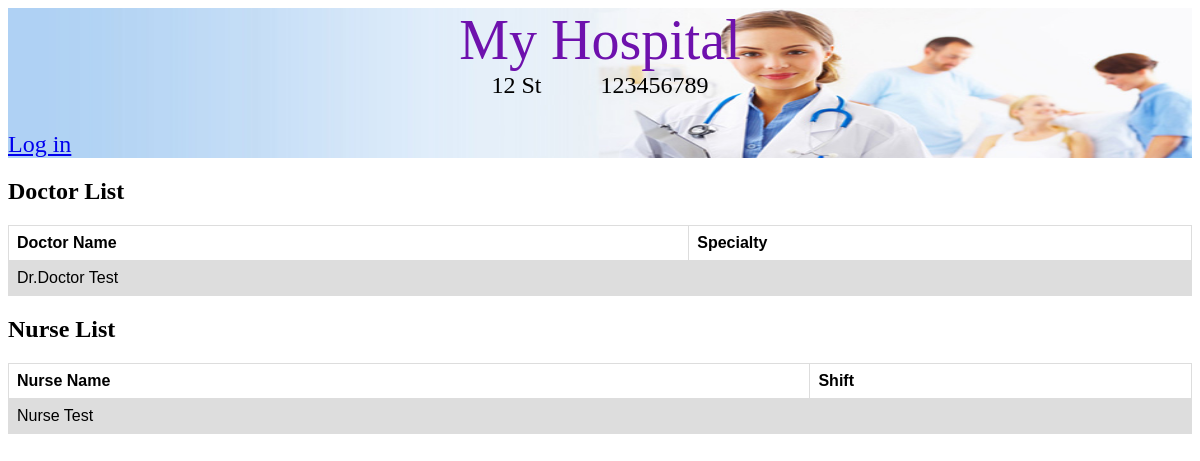
Page /staff/ on the committed database.
### hospital/models.py (models this page shows, shortened)
class Hospital(models.Model):
    name = models.CharField(max_length=50)
    address = models.CharField(max_length=100)
    phone_number = models.CharField(max_length=10)
    patient_rooms = models.ManyToManyField(PatientRoom, symmetrical=False)
    surgery_rooms = models.ManyToManyField(SurgeryRoom, symmetrical=False)
    patients = models.ManyToManyField(Patient, symmetrical=False)
    doctors = models.ManyToManyField(Doctors, symmetrical=False)
    nurses = models.ManyToManyField(Nurses, symmetrical=False)

### Person/models.py (models this page shows)
class Employee(Persons):
    shift = models.CharField(max_length=200, default='', blank=True)
    jobDesc = models.CharField(max_length=200, default='', blank=True)
    salary = models.DecimalField(max_digits=7, decimal_places=0, default=Decimal('0.00'))
    class Meta:
        abstract=True

class Doctors(Employee):
    specialty = models.CharField(max_length=200, default='', blank=True)

class Nurses(Employee):
    specialty = models.CharField(max_length=200, default='', blank=True)

### Person/views.py (the view)
# urls.py: url(r'^staff/$', views.listStaff, name='staff_list'),
def listStaff(request):
	hospital=get_object_or_404(Hospital, id=1)
	nursesList=hospital.nurses.all()
	doctorsList=hospital.doctors.all()
	print(doctorsList)
	print(nursesList)
	return render(request, 'Staff.html',{'doctorsList':doctorsList, 'nursesList':nursesList, 'hospital':hospital})

### Person/models.py (called while the page is built)
    def __str__(self):
        return self.firstName+ " "+ self.lastName

### Person/templates/Staff.html (shortened to what this page needs)
{% extends "base.html" %}
{% block header %}
<div class="container_header">
    {% if hospital is not None %}
        <div class="container_hospital_info">
            <div class="hospital_title"><a class="hospital_title_text" href="{% url 'hospital:home' %}">{{ hospital.name }}</a></div>
            <div class="hospital_info">
                <div>{{ hospital.address }}</div>
                <div class="padding"></div>
                <div>{{ hospital.phone_number }}</div>
            </div>
        </div>
    {% else %}
        <a href="/" class="logo">My Hospital</a>
    {% endif %}
    <div class="container_user_info">
        {% if user.is_authenticated %}
            <div class="user_name_info">Hello, {{user.username}}</div>
            <div><a class="log_out" href="{% url 'accounts:logout' %}">Log out</a></div>
        {% else %}
            <a href="{% url 'accounts:login' %}">Log in</a>
        {% endif %}
    </div>
</div>
{% endblock %}
{% block content %}
    <div class="container_doctor">
        <h2 class="Doctor List">Doctor List</h2>
        <table>
            <tr>
                <th class="doctor_name_table_header">Doctor Name</th>
                <th class="doctor_specialty_table_header">Specialty</th>
            </tr>
        {%for dr in doctorsList%}
            <tr class="table_row_doctor">
                <td>Dr.{{dr.firstName}} {{dr.lastName}} </td>
                <td>{{dr.specialty}}</td>
            </tr>
        {%endfor%}
        </table>
    </div>
        <h2 class="Nurse  List">Nurse List</h2>
        <table>
            <tr>
                <th class="nurse_name_table_header">Nurse Name</th>
                <th class="nurse_shift_table_header">Shift</th>
            </tr>
        {%for nr in nursesList%}
                <tr class="table_row_nurse">
                    <td>{{nr.firstName}} {{nr.lastName}}</td>
                    <td>{{nr.shift}}</td>
                </tr>
        {%endfor%}
        </table>
    </div>
{% endblock %}

### hospital/static/css/hospital.css (style rules this page uses)
table { font-family: arial, sans-serif; border-collapse: collapse; width: 100%; }
td, th { border: 1px solid #dddddd; text-align: left; padding: 8px; }
tr:nth-child(even) { background-color: #dddddd; }
.table_row_not_available, .table_row_available, .padding { width: 5%; }
.container_user_info, .hospital_info { display: flex; flex-direction: row; justify-content: space-between; }
.container_hospital_info { display: flex; flex-direction: column; align-items: center; }
.hospital_info { width: 100%; justify-content: center; }
.container_header { background-image: url("hospital.jpg"); background-size: 100% 100%; height: 150px; display: flex; flex-direction: column; justify-content: space-between; }
.hospital_title_text { font-family: "Times New Roman", Times, serif; font-size: 3.5em; text-decoration: none; color: #6e11ad; }
.hospital_info, .container_user_info { font-family: "Times New Roman", Times, serif; font-size: 1.5em; text-decoration: none; color: black; }

### rows in the picture
Hospital: name "My Hospital", address "12 St", phone_number "123456789"
Doctors: firstName "Doctor", lastName "Test"
Nurses: firstName "Nurse", lastName "Test"
